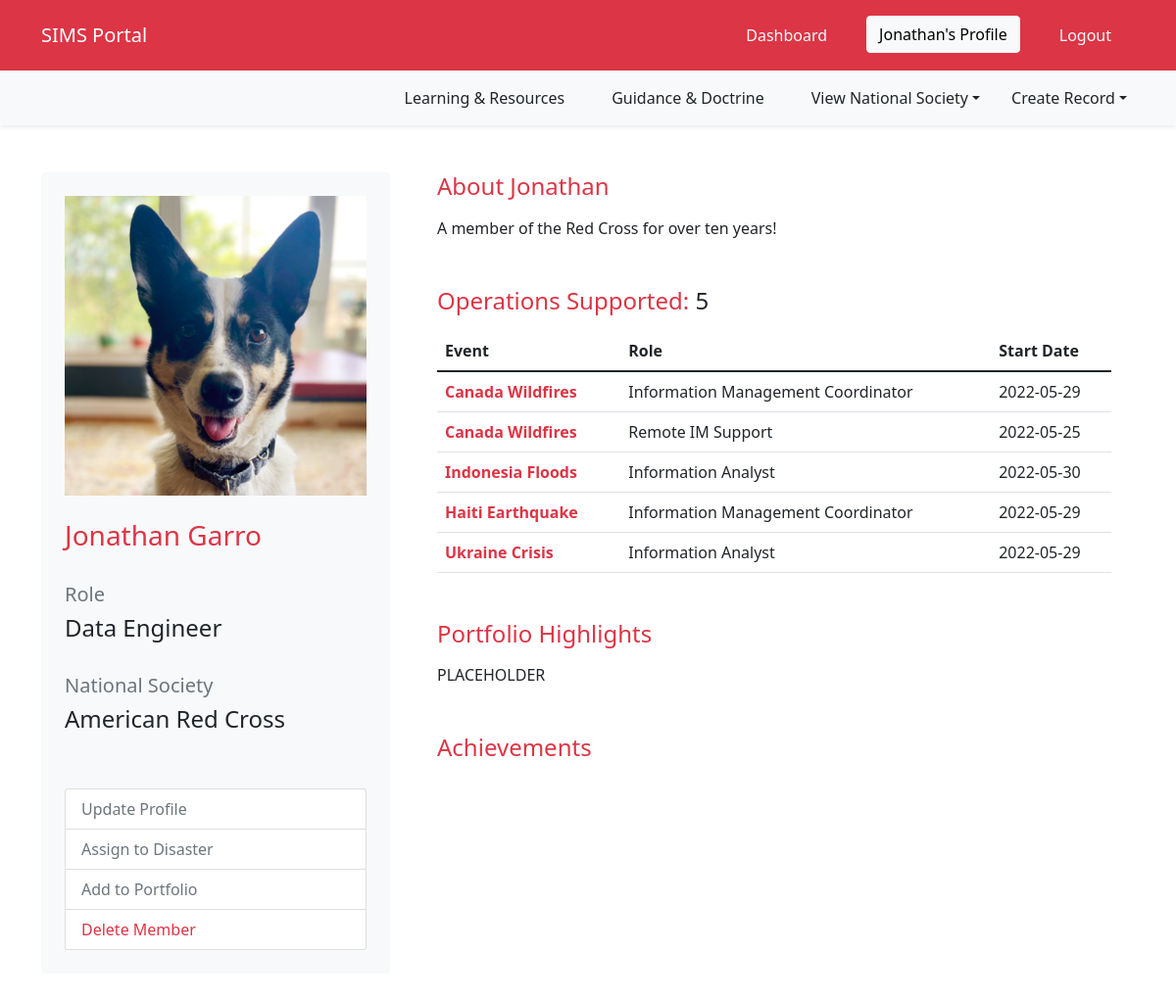
The app's page /profile (signed in) with its own data.
### SIMS_Portal/models.py (models this page shows, shortened)
class User(db.Model, UserMixin):
	__tablename__ = 'user'
	id = db.Column(db.Integer, primary_key=True)
	firstname = db.Column(db.String(40), nullable=False)
	lastname = db.Column(db.String(40), nullable=False)
	status = db.Column(db.String(20), default='Pending')
	birthday = db.Column(db.Date)
	email = db.Column(db.String(120), unique=True, nullable=False)
	password = db.Column(db.String(60), nullable=False)
	molnix_id = db.Column(db.Integer)
	job_title = db.Column(db.String(120))
	bio = db.Column(db.Text)
	is_admin = db.Column(db.Boolean, default=False)
	roles = db.Column(db.String(1000))
	languages = db.Column(db.String(1000))
	image_file = db.Column(db.String(20), nullable=False, default='default.png')
	ns_id = db.Column(db.Integer, ForeignKey('nationalsociety.ns_go_id'))
	assignments = db.relationship('Assignment', backref='assigned_member')
	products = db.relationship('Portfolio', backref='creator', lazy=True)
	created_at = db.Column(db.DateTime, server_default=func.now())
	updated_at = db.Column(db.DateTime, onupdate=func.now())
	def __repr__(self):
		return f"User('{self.id}, {self.firstname}','{self.lastname}','{self.email}','{self.image_file}', {self.ns_id})"

class NationalSociety(db.Model):
	__tablename__ = 'nationalsociety'
	id = db.Column(db.Integer, primary_key=True)
	ns_name = db.Column(db.String(120), nullable=False)
	country_name = db.Column(db.String(120), nullable=False)
	ns_go_id = db.Column(db.Integer)
	users = db.relationship('User', backref='national_society', lazy=True)
	created_at = db.Column(db.DateTime, server_default=func.now())
	updated_at = db.Column(db.DateTime, onupdate=func.now())

class Emergency(db.Model):
	__tablename__ = 'emergency'
	id = db.Column(db.Integer, primary_key=True)
	emergency_name = db.Column(db.String(100), nullable=False)
	emergency_glide = db.Column(db.String(20))
	emergency_go_id = db.Column(db.Integer)
	emergency_location_id = db.Column(db.Integer)
	emergency_review_id = db.Column(db.Integer)
	activation_details = db.Column(db.String(1000))
	emergency_type_id = db.Column(db.Integer, db.ForeignKey('emergencytype.id'))
	emergency_products = db.relationship('Portfolio', backref='emergency_response', lazy=True)
	assigned_to = db.relationship('Assignment', backref='assigned_emergency', lazy=True)
	created_at = db.Column(db.DateTime, server_default=func.now())
	updated_at = db.Column(db.DateTime, onupdate=func.now())

class Assignment(db.Model):
	__tablename__ = 'assignment'
	id = db.Column(db.Integer, primary_key=True)
	role = db.Column(db.String(100))
	start_date = db.Column(db.Date, nullable=False, default=datetime.utcnow)
	end_date = db.Column(db.Date, nullable=False)
	remote = db.Column(db.Boolean)
	assignment_details = db.Column(db.String(1000))
	user_id = db.Column(db.Integer, db.ForeignKey('user.id'))
	emergency_id = db.Column(db.Integer, db.ForeignKey('emergency.id'), default=0)
	created_at = db.Column(db.DateTime, server_default=func.now())
	updated_at = db.Column(db.DateTime, onupdate=func.now())

### SIMS_Portal/routes.py (the view)
@app.route('/profile')
@login_required
def profile():
	user_info = User.query.filter(User.id==current_user.id).first()
	try:
		ns_association = db.session.query(User, NationalSociety).join(NationalSociety, NationalSociety.ns_go_id == User.ns_id).filter(User.id==current_user.id).with_entities(NationalSociety.ns_name).first()[0]
	except:
		ns_association = 'None'
	try:
		assignment_history = db.session.query(User, Assignment, Emergency).join(Assignment, Assignment.user_id== User.id).join(Emergency, Emergency.id==Assignment.emergency_id).filter(User.id==current_user.id).all()
	except:
		pass
	deployment_history_count = len(assignment_history)
	print(deployment_history_count)
	print(user_info)
	profile_picture = url_for('static', filename='assets/img/avatars/' + current_user.image_file)
	return render_template('profile.html', title='Profile', profile_picture=profile_picture, ns_association=ns_association, user_info=user_info, assignment_history=assignment_history, deployment_history_count=deployment_history_count)

### SIMS_Portal/models.py (called while the page is built)
@login_manager.user_loader
def load_user(user_id):
	return User.query.get(int(user_id))

### SIMS_Portal/templates/profile.html (shortened to what this page needs)
{% extends "layout.html" %}
{% block content %}
<div class="container">
	<div class="row mb-5">
		<div class="col col-md-4 rounded rounded-3">
			<div class="card border-0 p-4 bg-light">
				<div class="row">
					<img src="{{ profile_picture }}" class="img-fluid mb-4" >
				</div>
				<div class="row">
					<h3 class="text-danger">{{ current_user.firstname }} {{ current_user.lastname }}</h3>
				</div>
				<div class="row">
					<h5 class="text-secondary mt-4">Role</h5>
					<h4>{{ current_user.job_title }}</h4>
				</div>
				<div class="row">
					<h5 class="text-secondary mt-4">National Society</h5>
					<h4>{{ ns_association }}</h4>
				</div>
				<div class="list-group mt-5">
			  		<a href="{{ url_for('update_profile') }}" class="list-group-item list-group-item-action text-secondary">Update Profile</a>
			  		<a href="#" class="list-group-item list-group-item-action text-secondary">Assign to Disaster</a>
			  		<a href="#" class="list-group-item list-group-item-action text-secondary">Add to Portfolio</a>
			  		<a href="#" class="list-group-item list-group-item-action text-danger">Delete Member</a>
				</div>
			</div>
		</div>
		<div class="col mx-4">
			<div class='mb-5'>
				<h4 class="mb-3 text-danger">About {{ user_info.firstname }}</h4>
				{{ user_info.bio }}
			</div>
			<div class='mb-5'>
				<h4 class="mb-3 text-danger">Operations Supported: <span class='text-dark'>{{ deployment_history_count }}</span></h4>
				{% if deployment_history_count == 0 %}
					No deployments yet.
				{% else %}
				<table class="table">
			  	<thead class="">
					<tr>
				  	<th>Event</th>
				  	<th>Role</th>
				  	<th>Start Date</th>
					</tr>
			  	</thead>
			  	<tbody>
				  	{% for assignment in assignment_history %}
				  	<tr>
						<td class="fw-bold"><a href="/emergency/{{assignment.Emergency.id}}" class="link-danger">{{assignment.Emergency.emergency_name}}</a></td>
						<td>{{assignment.Assignment.role}}</td>
						<td>{{assignment.Assignment.start_date}}</td>
				  	</tr>
				  	{% endfor %}
			  	</tbody>
				</table>
				{% endif %}
			</div>
			<div class='mb-5'>
				<h4 class="mb-3 text-danger">Portfolio Highlights</h4>
				PLACEHOLDER
			</div>
			<div class='mb-3'>
			<h4 class="mb-3 text-danger">Achievements</h4>
			</div>
		</div>
	</div>
</div>
{% endblock content %}

### SIMS_Portal/templates/layout.html (shortened to what this page needs)
<!DOCTYPE html>
<html lang="en">
<head>
	<link href="https://cdn.jsdelivr.net/npm/bootstrap@5.1.3/dist/css/bootstrap.min.css" rel="stylesheet">
	<link href="https://cdn.datatables.net/1.11.4/css/dataTables.bootstrap5.min.css" rel="stylesheet">
	<link rel="stylesheet" type="text/css" href="{{ url_for('static', filename='css/main.css') }}">
	<link rel="stylesheet" href="https://cdn.jsdelivr.net/npm/bootstrap-icons@1.8.3/font/bootstrap-icons.css">
</head>
<body>
	<header>
	<nav id="navbar_top" class="navbar navbar-expand-md navbar-dark bg-danger navbar-static-top py-3">
	 <div class="container">
		{% if current_user.is_authenticated %}
			<a class="navbar-brand" href="/dashboard">SIMS Portal</a>
		{% else %}
			<a class="navbar-brand" href="/">SIMS Portal</a>
		{% endif %}
	  <div class="collapse navbar-collapse" id="main_nav">
		<ul class="navbar-nav ms-auto">
			{% if current_user.is_authenticated %}
				{% if request.path == '/dashboard' %}
					<li class="nav-item px-3"><button type="button" class="btn btn-light">Dashboard</button></li>
				{% else %}
					<li class="nav-item px-3"><a class="nav-link text-light" href="/dashboard"> Dashboard </a></li>
				{% endif %}
				{% if request.path == '/profile' %}
					<li class="nav-item px-3"><button type="button" class="btn btn-light">{{ current_user.firstname }}'s Profile</button></li>
				{% else %}
				<li class="nav-item px-3"><a class="nav-link text-light" href="/profile"> {{ current_user.firstname }}'s Profile </a></li>
				{% endif %}
				<li class="nav-item px-3"><a class="nav-link text-light" href="/logout"> Logout </a></li>
			{% endif %}
		</ul>
	  </div>
	</nav>
	{% if current_user.is_authenticated %}
	<nav id="navbar_top" class="navbar navbar-expand-sm box-shadow shadow-sm navbar-dark bg-light sticky-top mb-5 ">
	 <div class="container">
	  <div class="collapse navbar-collapse" id="main_nav">
		<ul class="navbar-nav ms-auto">
			<li class="nav-item px-3"><a class="nav-link text-dark" href="#"> Learning & Resources</a></li>
			<li class="nav-item px-3"><a class="nav-link text-dark" href="#"> Guidance & Doctrine</a></li>
			<li class="nav-item dropdown px-3">
				<a class="nav-link dropdown-toggle text-dark" href="#" id="navbarDropdown" role="button" data-toggle="dropdown" aria-haspopup="true" aria-expanded="false">View National Society</a>
			</li>
			<li class="nav-item dropdown pl-3">
				<a class="nav-link dropdown-toggle text-dark" href="#" id="navbarDropdown" role="button" data-toggle="dropdown" aria-haspopup="true" aria-expanded="false">Create Record</a>
			</li>
		</ul>
	  </div>
	 </div>
	</nav>
	{% endif %}
	</header>
	{% block content %}{% endblock %}
</body>
</html>

### SIMS_Portal/static/css/main.css (style rules this page uses)
a:link { text-decoration: none; }

### records on screen
User: firstname "Jonathan", lastname "Garro", job_title "Data Engineer", bio "A member of the Red Cross for over ten years!", Emergency.emergency_name "Canada Wildfires", Assignment.role "Information Management Coordinator", Assignment.start_date "2022-05-29", Assignment.role "Remote IM Support", Assignment.start_date "2022-05-25", Emergency.emergency_name "Indonesia Floods", Assignment.role "Information Analyst", Assignment.start_date "2022-05-30", Emergency.emergency_name "Haiti Earthquake", Emergency.emergency_name "Ukraine Crisis"
NationalSociety: ns_name "American Red Cross"

### other values on screen
{{ deployment_history_count }} "5"
